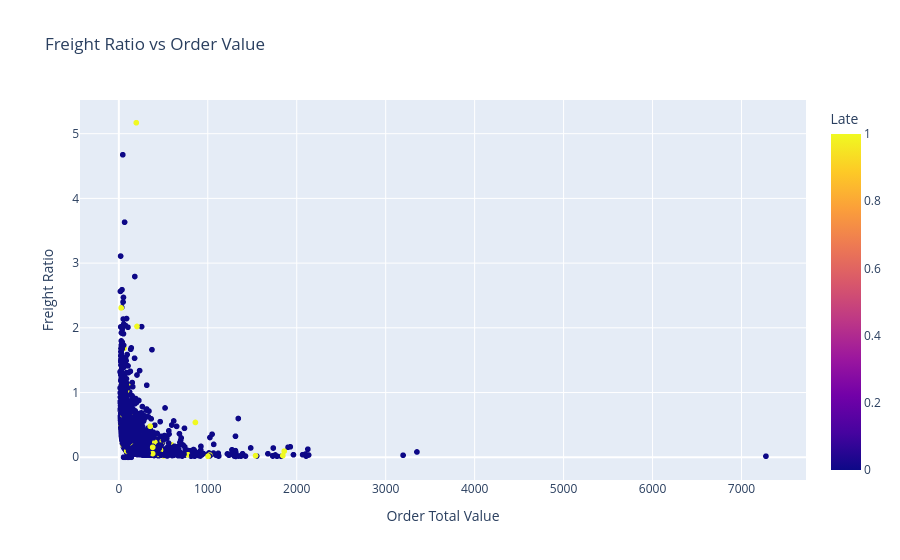

This figure's notebook cell:
### Code cell
fig = px.scatter(
    orders_df.sample(min(5000, len(orders_df)), random_state=42),
    x='order_total_value',
    y='freight_ratio',
    color='is_late',
    title='Freight Ratio vs Order Value',
    labels={
        'order_total_value': 'Order Total Value',
        'freight_ratio': 'Freight Ratio',
        'is_late': 'Late'
    }
)

fig.show()

### Figure 1 — Plotly figure (JSON) as saved in the notebook; plotly's stock layout.template omitted (floating-point values rounded to 4 significant figures; data arrays with more than 128 entries replaced by an {"elided": "..."} marker saying what was removed)
{"data": [{"hovertemplate": "Order Total Value=%{x}<br>Freight Ratio=%{y}<br>Late=%{marker.color}<extra></extra>", "legendgroup": "", "marker": {"color": {"elided": "5000 int values"}, "coloraxis": "coloraxis", "symbol": "circle"}, "mode": "markers", "name": "", "showlegend": false, "type": "scattergl", "x": {"elided": "5000 float values"}, "xaxis": "x", "y": {"elided": "5000 float values"}, "yaxis": "y"}], "layout": {"coloraxis": {"colorbar": {"title": {"text": "Late"}}, "colorscale": [[0, "#0d0887"], [0.1111, "#46039f"], [0.2222, "#7201a8"], [0.3333, "#9c179e"], [0.4444, "#bd3786"], [0.5556, "#d8576b"], [0.6667, "#ed7953"], [0.7778, "#fb9f3a"], [0.8889, "#fdca26"], [1, "#f0f921"]]}, "legend": {"tracegroupgap": 0}, "title": {"text": "Freight Ratio vs Order Value"}, "xaxis": {"anchor": "y", "domain": [0, 1], "title": {"text": "Order Total Value"}}, "yaxis": {"anchor": "x", "domain": [0, 1], "title": {"text": "Freight Ratio"}}}}
